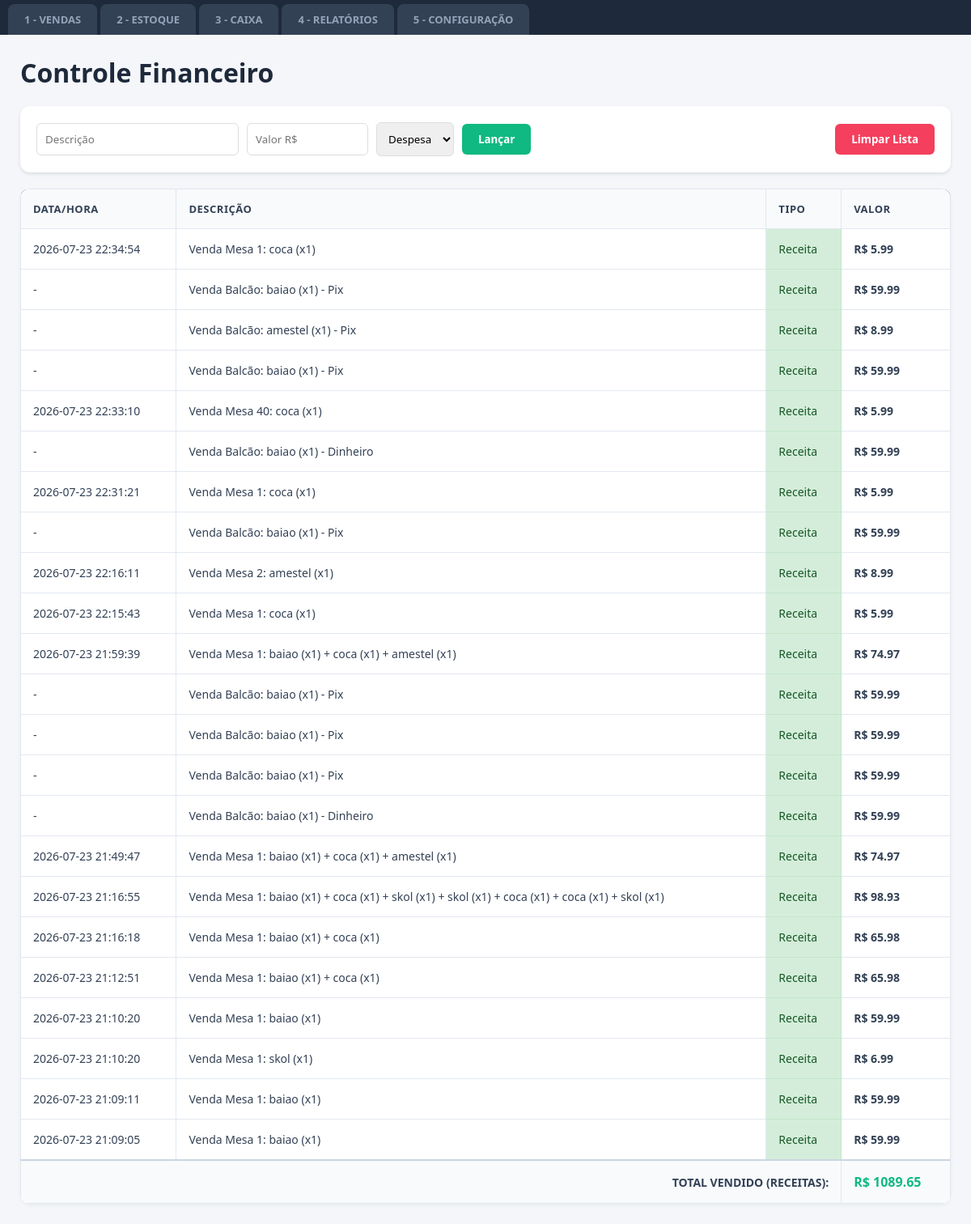
Page /financeiro on the earlier database version.
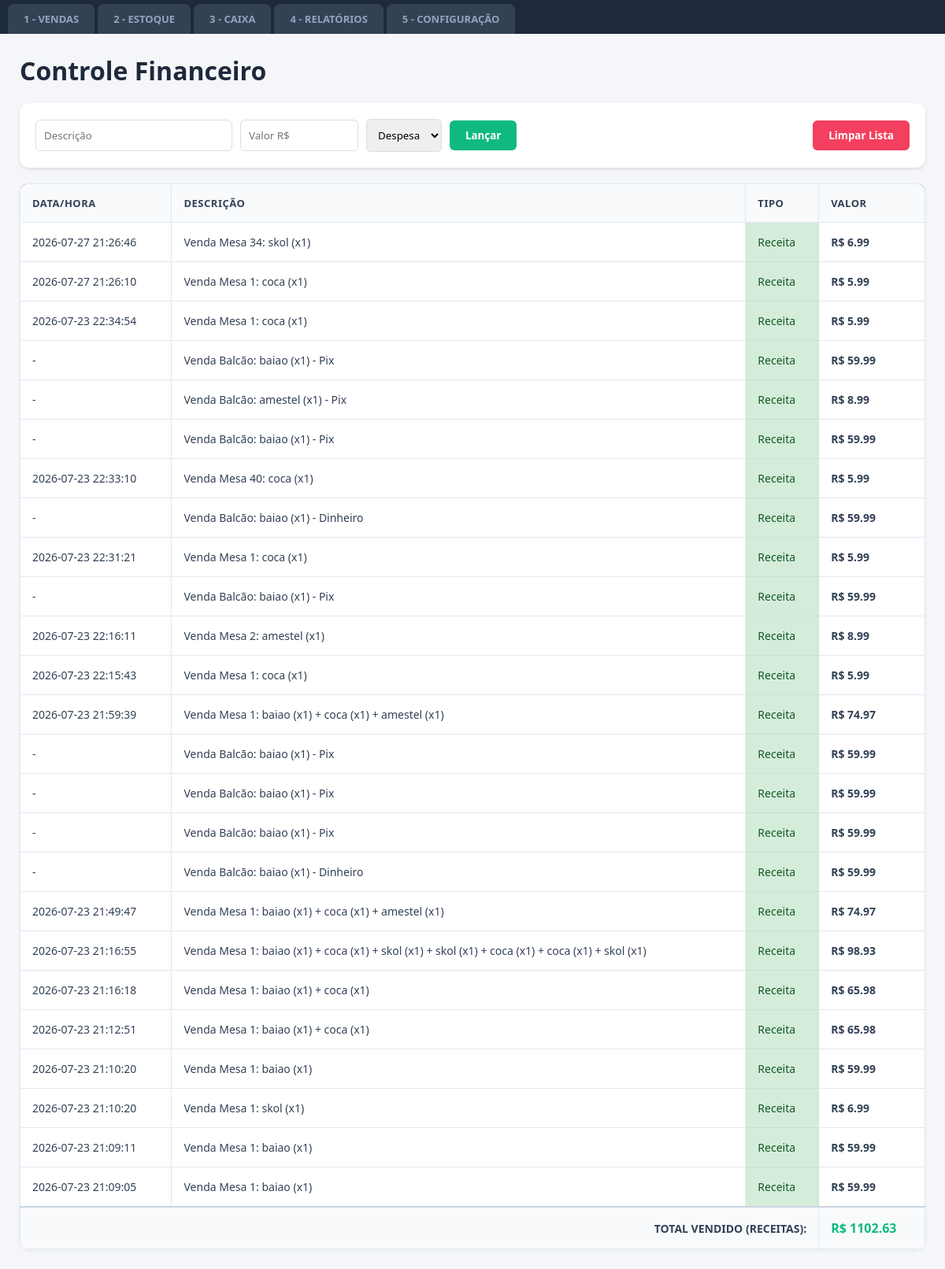
Same page on the later database version.
### tables this page shows
CREATE TABLE financeiro (
            id INTEGER PRIMARY KEY AUTOINCREMENT,
            descricao TEXT,
            valor REAL,
            tipo TEXT,
            data TEXT
        );

### app.py (the view)
@app.route("/financeiro")
def financeiro():
  conexao = sqlite3.connect("restaurante.db")
  cursor = conexao.cursor()
  cursor.execute("""
        CREATE TABLE IF NOT EXISTS financeiro (
            id INTEGER PRIMARY KEY AUTOINCREMENT,
            descricao TEXT,
            valor REAL,
            tipo TEXT,
            data TEXT
        )
    """)
  conexao.commit()
  cursor.execute("SELECT * FROM financeiro ORDER BY id DESC")
  movimentacoes = cursor.fetchall()
  cursor.execute("SELECT SUM(valor) FROM financeiro WHERE tipo = 'Receita'")
  resultado = cursor.fetchone()[0]
  total_vendido = resultado if resultado else 0.0
  conexao.close()
  return render_template(
      "financeiro.html", movimentacoes=movimentacoes, total_vendido=total_vendido
  )

### templates/financeiro.html (shortened to what this page needs)
<!DOCTYPE html>
<html lang="pt-br">
<head>
    <link rel="stylesheet" href="{{ url_for('static', filename='style.css') }}">
</head>
<body>
    <div class="abas-container">
        <a href="/vendas" style="text-decoration: none;"><button class="aba">1 - VENDAS</button></a>
        <a href="/estoque" style="text-decoration: none;"><button class="aba">2 - ESTOQUE</button></a>
        <a href="/caixa" style="text-decoration: none;"><button class="aba">3 - CAIXA</button></a>
        <a href="/relatorios" style="text-decoration: none;"><button class="aba">4 - RELATÓRIOS</button></a>
        <a href="/configuracao" style="text-decoration: none;"><button class="aba">5 - CONFIGURAÇÃO</button></a>
    </div>
<div class="container-principal">
    <h1 style="margin-bottom: 20px; color: #1e293b;">Controle Financeiro</h1>
    <div style="background: white; padding: 20px; border-radius: 12px; box-shadow: 0 2px 4px rgba(0,0,0,0.1); margin-bottom: 20px; display: flex; justify-content: space-between; align-items: center;">
        <form action="/adicionar_financa" method="POST" style="display: flex; gap: 10px; align-items: center; flex: 1;">
            <input type="text" name="descricao" placeholder="Descrição" style="padding: 10px; border: 1px solid #ddd; border-radius: 6px; width: 250px;" required>
            <input type="number" step="0.01" name="valor" placeholder="Valor R$" style="padding: 10px; border: 1px solid #ddd; border-radius: 6px; width: 150px;" required>
            <select name="tipo" style="padding: 10px; border: 1px solid #ddd; border-radius: 6px;">
                <option value="Despesa">Despesa</option>
            </select>
            <button type="submit" style="padding: 10px 20px; background-color: #10b981; color: white; border: none; border-radius: 6px; cursor: pointer; font-weight: bold;">Lançar</button>
        </form>
        <form action="/limpar_financas" method="POST" onsubmit="return confirm('Tem certeza que deseja apagar todo o histórico financeiro?');" style="margin-left: 15px;">
            <button type="submit" style="padding: 10px 20px; background-color: #f43f5e; color: white; border: none; border-radius: 6px; cursor: pointer; font-weight: bold;">Limpar Lista</button>
        </form>
    </div>
    <table style="width: 100%; border-collapse: collapse; background: white; border-radius: 12px; overflow: hidden; box-shadow: 0 2px 4px rgba(0,0,0,0.05);">
<thead style="background-color: #1e293b;">
    <tr>
        <th style="padding: 15px; text-align: left; color: #334155; font-weight: bold;">Data/hora</th>
        <th style="padding: 15px; text-align: left; color: #334155; font-weight: bold;">Descrição</th>
        <th style="padding: 15px; text-align: left; color: #334155; font-weight: bold;">Tipo</th>
        <th style="padding: 15px; text-align: left; color: #334155; font-weight: bold;">Valor</th>
    </tr>
</thead>
        <tbody>
            {% for mov in movimentacoes %}
            <tr style="border-bottom: 1px solid #eee;">
                <td style="padding: 15px;">{{ mov[4] if mov[4] else '-' }}</td>
                <td style="padding: 15px;">{{ mov[1] }}</td>
                <td style="padding: 15px;" class="{{ 'texto-vermelho' if mov[3] == 'Despesa' else 'texto-verde' }}">{{ mov[3] }}</td>
                <td style="padding: 15px; font-weight: bold;">R$ {{ "%.2f"|format(mov[2]) }}</td>
            </tr>
            {% endfor %}
        </tbody>
        <tfoot>
            <tr style="background-color: #f8fafc; font-weight: bold; border-top: 2px solid #cbd5e1;">
                <td colspan="3" style="padding: 15px; text-align: right;">TOTAL VENDIDO (RECEITAS):</td>
                <td style="padding: 15px; color: #10b981; font-size: 16px;">R$ {{ "%.2f"|format(total_vendido) }}</td>
            </tr>
        </tfoot>
    </table>
</div>
</body>
</html>

### static/style.css (style rules this page uses)
* { margin: 0; padding: 0; box-sizing: border-box; font-family: 'Segoe UI', Arial, sans-serif; }
body { background-color: #f4f6f9; color: #333; display: flex; flex-direction: column; height: 100vh; overflow: hidden; }
.abas-container { background-color: #1e293b; display: flex; padding: 5px 10px 0 10px; gap: 4px; align-items: flex-end; border-bottom: none; }
.aba { padding: 10px 20px; color: #94a3b8; background-color: #334155; font-size: 13px; font-weight: bold; border: none; border-top-left-radius: 8px; border-top-right-radius: 8px; border-bottom-left-radius: 0px; border-bottom-right-radius: 0px; cursor: pointer; transition: all 0.2s ease; text-decoration: none; display: inline-block; }
.container-principal { flex: 1; padding: 25px; overflow-y: auto; width: 100%; }
.texto-verde { color: #155724; background-color: #d4edda; border: 1px solid #c3e6cb; }
table { width: 100%; border-collapse: collapse; background-color: white; }
th, td { padding: 12px; border-bottom: 1px solid #ddd; text-align: left; }
th { background-color: #f4f4f4; font-weight: bold; }
.aba { padding: 10px 20px; color: #94a3b8; background-color: #334155; font-size: 13px; font-weight: bold; border: none; border-top-left-radius: 8px; border-top-right-radius: 8px; cursor: pointer; transition: all 0.2s ease; text-decoration: none; display: inline-block; }
table { width: 100%; border-collapse: collapse; background-color: white; border-radius: 8px; overflow: hidden; }
th { background-color: #1e293b; color: #ffffff; padding: 14px 16px; text-align: left; font-size: 13px; text-transform: uppercase; letter-spacing: 0.5px; }
td { padding: 14px 16px; border-bottom: 1px solid #e2e8f0; color: #334155; font-size: 14px; }

### templates/financeiro.html (style rules this page uses)
table { width: 100%; border-collapse: collapse; margin-top: 10px; background: white; }
th, td { padding: 12px; border: 1px solid #e2e8f0; text-align: left; }
th { background-color: #f8fafc; }

Differences in the rows shown:
added financeiro: data "2026-07-27 21:26:46", descricao "Venda Mesa 34: skol (x1)", tipo "Receita", valor "6.99"
added financeiro: data "2026-07-27 21:26:10", descricao "Venda Mesa 1: coca (x1)", tipo "Receita", valor "5.99"
Other differences:
{{ "%.2f"|format(total_vendido) }}: "1089.65" → "1102.63"
